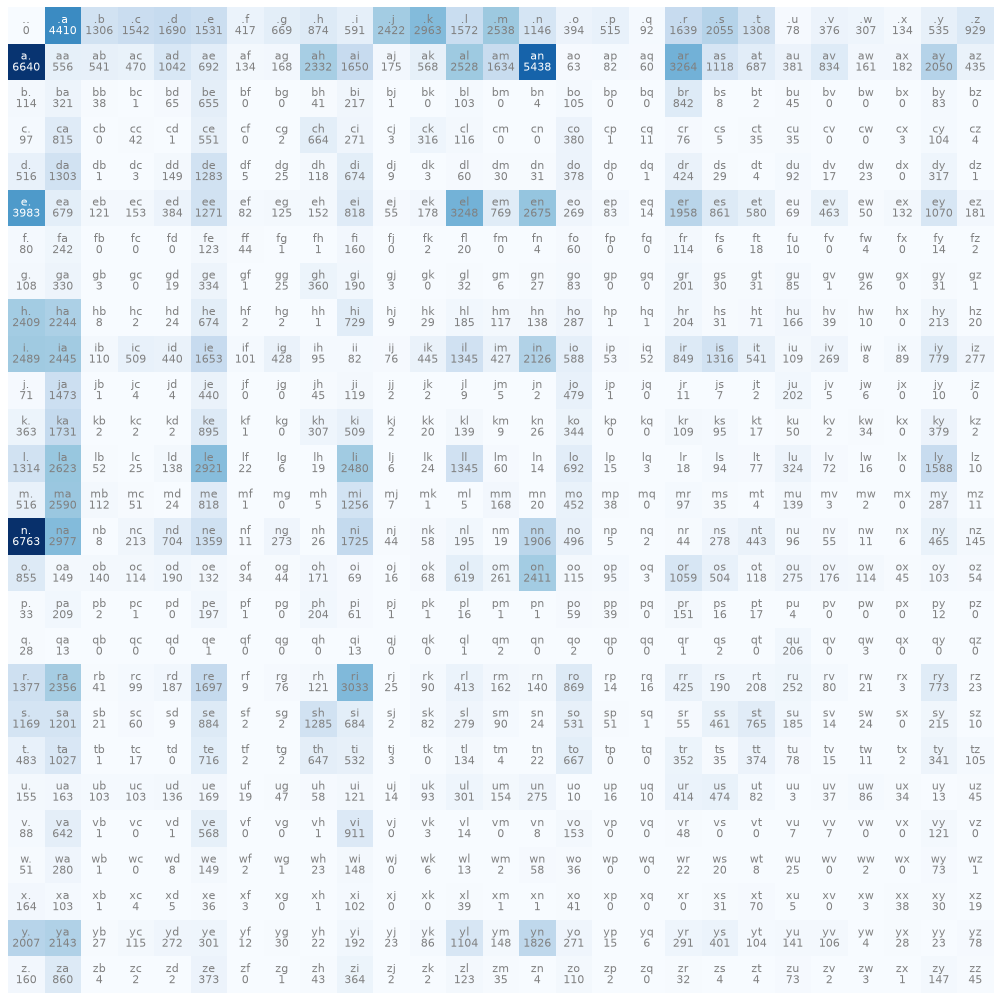

Python code for this plot:
"""Bigram model from counts: how often does char B follow char A.

Run: python bigram/bigram_counts.py
"""
import os

import matplotlib.pyplot as plt
import torch

from data import bigram_tensors, build_vocab, load_words, sample_names


def count_table(xs, ys, vocab_size):
    N = torch.zeros((vocab_size, vocab_size), dtype=torch.int32)
    N.index_put_((xs, ys), torch.ones_like(xs, dtype=torch.int32), accumulate=True)
    return N


def probabilities(N, smoothing=1):
    """Normalize each row to sum to 1. Add-one smoothing avoids zero probabilities
    (log 0 = -inf), e.g. for 'jq', which never occurs in the data."""
    P = (N + smoothing).float()
    return P / P.sum(dim=1, keepdim=True)


def nll(P, xs, ys):
    """Average negative log likelihood of the data under the model."""
    return -P[xs, ys].log().mean().item()


def plot_counts(N, itos, path):
    V = N.shape[0]
    plt.figure(figsize=(16, 16))
    plt.imshow(N, cmap="Blues")
    for i in range(V):
        for j in range(V):
            color = "white" if N[i, j] > N.max() / 2 else "gray"
            plt.text(j, i, itos[i] + itos[j], ha="center", va="bottom", color=color)
            plt.text(j, i, N[i, j].item(), ha="center", va="top", color=color)
    plt.axis("off")
    plt.savefig(path, dpi=80, bbox_inches="tight")
    print(f"saved {path}")


if __name__ == "__main__":
    words = load_words()
    stoi, itos = build_vocab(words)
    xs, ys = bigram_tensors(words, stoi)
    print(f"{len(words)} names, {len(xs)} bigrams, vocab {len(stoi)}")

    N = count_table(xs, ys, len(stoi))
    V = len(stoi)
    top = torch.topk(N.flatten(), 5)
    print("most common bigrams:", [(itos[i // V] + itos[i % V], c) for c, i in zip(top.values.tolist(), top.indices.tolist())])

    P = probabilities(N)
    print(f"\nNLL, add-one smoothing: {nll(P, xs, ys):.4f}")
    print(f"NLL, no smoothing:      {nll(probabilities(N, smoothing=0), xs, ys):.4f}")
    print(f"NLL, uniform (1/27):    {-torch.log(torch.tensor(1 / 27)).item():.4f}")
    print(f"log-likelihood of 'andrejq': {sum(P[stoi[a], stoi[b]].log().item() for a, b in zip('.andrejq', 'andrejq.')):.2f}")

    g = torch.Generator().manual_seed(2147483647)
    print("\nsamples:", ", ".join(sample_names(P, itos, 15, g)))

    plot_counts(N, itos, os.path.join(os.path.dirname(os.path.abspath(__file__)), "bigram_counts.png"))
